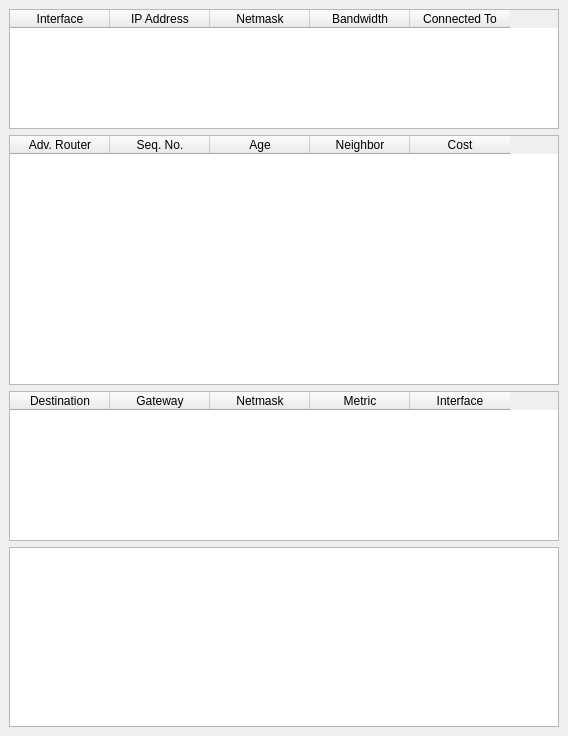
<ui version="4.0" >
 <class>MainWindow</class>
 <widget class="QMainWindow" name="MainWindow" >
  <property name="geometry" >
   <rect>
    <x>0</x>
    <y>0</y>
    <width>558</width>
    <height>720</height>
   </rect>
  </property>
  <property name="windowTitle" >
   <string>MainWindow</string>
  </property>
  <widget class="QWidget" name="widget" >
   <layout class="QVBoxLayout" name="verticalLayout" >
    <item>
     <widget class="QTableWidget" name="interfaces" >
      <property name="minimumSize" >
       <size>
        <width>550</width>
        <height>120</height>
       </size>
      </property>
      <property name="toolTip" >
       <string>Interfaces</string>
      </property>
      <property name="editTriggers" >
       <set>QAbstractItemView::NoEditTriggers</set>
      </property>
      <property name="alternatingRowColors" >
       <bool>true</bool>
      </property>
      <property name="selectionMode" >
       <enum>QAbstractItemView::NoSelection</enum>
      </property>
      <column>
       <property name="text" >
        <string>Interface</string>
       </property>
      </column>
      <column>
       <property name="text" >
        <string>IP Address</string>
       </property>
      </column>
      <column>
       <property name="text" >
        <string>Netmask</string>
       </property>
      </column>
      <column>
       <property name="text" >
        <string>Bandwidth</string>
       </property>
      </column>
      <column>
       <property name="text" >
        <string>Connected To</string>
       </property>
      </column>
     </widget>
    </item>
    <item>
     <widget class="QTableWidget" name="linkStateDb" >
      <property name="minimumSize" >
       <size>
        <width>550</width>
        <height>250</height>
       </size>
      </property>
      <property name="toolTip" >
       <string>Link State Database</string>
      </property>
      <property name="editTriggers" >
       <set>QAbstractItemView::NoEditTriggers</set>
      </property>
      <property name="alternatingRowColors" >
       <bool>true</bool>
      </property>
      <property name="selectionMode" >
       <enum>QAbstractItemView::NoSelection</enum>
      </property>
      <column>
       <property name="text" >
        <string>Adv. Router</string>
       </property>
      </column>
      <column>
       <property name="text" >
        <string>Seq. No.</string>
       </property>
      </column>
      <column>
       <property name="text" >
        <string>Age</string>
       </property>
      </column>
      <column>
       <property name="text" >
        <string>Neighbor</string>
       </property>
      </column>
      <column>
       <property name="text" >
        <string>Cost</string>
       </property>
      </column>
     </widget>
    </item>
    <item>
     <widget class="QTableWidget" name="routingTable" >
      <property name="minimumSize" >
       <size>
        <width>550</width>
        <height>150</height>
       </size>
      </property>
      <property name="toolTip" >
       <string>Routing Table</string>
      </property>
      <property name="editTriggers" >
       <set>QAbstractItemView::NoEditTriggers</set>
      </property>
      <property name="alternatingRowColors" >
       <bool>true</bool>
      </property>
      <property name="selectionMode" >
       <enum>QAbstractItemView::NoSelection</enum>
      </property>
      <column>
       <property name="text" >
        <string>Destination</string>
       </property>
      </column>
      <column>
       <property name="text" >
        <string>Gateway</string>
       </property>
      </column>
      <column>
       <property name="text" >
        <string>Netmask</string>
       </property>
      </column>
      <column>
       <property name="text" >
        <string>Metric</string>
       </property>
      </column>
      <column>
       <property name="text" >
        <string>Interface</string>
       </property>
      </column>
     </widget>
    </item>
    <item>
     <widget class="QPlainTextEdit" name="messages" >
      <property name="minimumSize" >
       <size>
        <width>550</width>
        <height>180</height>
       </size>
      </property>
      <property name="toolTip" >
       <string>Status Messages</string>
      </property>
      <property name="lineWrapMode" >
       <enum>QPlainTextEdit::NoWrap</enum>
      </property>
      <property name="readOnly" >
       <bool>true</bool>
      </property>
      <property name="maximumBlockCount" >
       <number>50</number>
      </property>
      <property name="centerOnScroll" >
       <bool>true</bool>
      </property>
     </widget>
    </item>
   </layout>
  </widget>
 </widget>
 <resources/>
 <connections/>
</ui>
